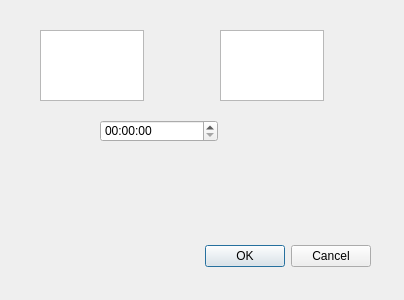
<?xml version="1.0" encoding="UTF-8"?>
<ui version="4.0">
 <class>Dialog</class>
 <widget class="QDialog" name="Dialog">
  <property name="geometry">
   <rect>
    <x>0</x>
    <y>0</y>
    <width>404</width>
    <height>300</height>
   </rect>
  </property>
  <property name="windowTitle">
   <string>Dialog</string>
  </property>
  <widget class="QDialogButtonBox" name="buttonBox">
   <property name="geometry">
    <rect>
     <x>30</x>
     <y>240</y>
     <width>341</width>
     <height>32</height>
    </rect>
   </property>
   <property name="orientation">
    <enum>Qt::Horizontal</enum>
   </property>
   <property name="standardButtons">
    <set>QDialogButtonBox::Cancel|QDialogButtonBox::Ok</set>
   </property>
  </widget>
  <widget class="QTextEdit" name="textEdit">
   <property name="geometry">
    <rect>
     <x>40</x>
     <y>30</y>
     <width>104</width>
     <height>71</height>
    </rect>
   </property>
  </widget>
  <widget class="QPlainTextEdit" name="plainTextEdit">
   <property name="geometry">
    <rect>
     <x>220</x>
     <y>30</y>
     <width>104</width>
     <height>71</height>
    </rect>
   </property>
  </widget>
  <widget class="QTimeEdit" name="timeEdit">
   <property name="geometry">
    <rect>
     <x>100</x>
     <y>120</y>
     <width>118</width>
     <height>22</height>
    </rect>
   </property>
  </widget>
 </widget>
 <resources/>
 <connections>
  <connection>
   <sender>buttonBox</sender>
   <signal>accepted()</signal>
   <receiver>Dialog</receiver>
   <slot>accept()</slot>
   <hints>
    <hint type="sourcelabel">
     <x>248</x>
     <y>254</y>
    </hint>
    <hint type="destinationlabel">
     <x>157</x>
     <y>274</y>
    </hint>
   </hints>
  </connection>
  <connection>
   <sender>buttonBox</sender>
   <signal>rejected()</signal>
   <receiver>Dialog</receiver>
   <slot>reject()</slot>
   <hints>
    <hint type="sourcelabel">
     <x>316</x>
     <y>260</y>
    </hint>
    <hint type="destinationlabel">
     <x>286</x>
     <y>274</y>
    </hint>
   </hints>
  </connection>
 </connections>
</ui>
